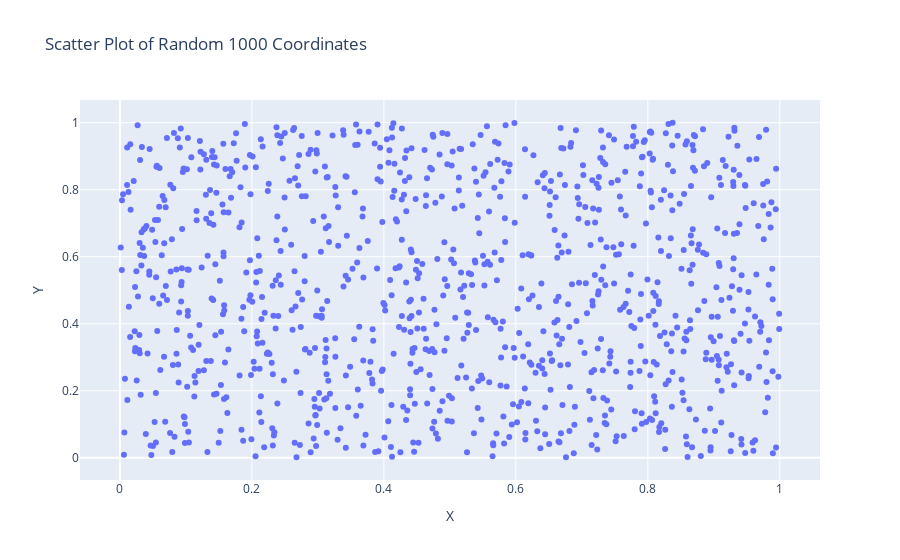

The code cell stored with this chart in its notebook:
### Code cell
import plotly.express as px
import pandas as pd
import numpy as np
x  = np.random.rand(1000)
y = np.random.rand(1000)
df = pd.DataFrame({'X':x,'Y':y})

fig = px.scatter(df,x='X',y='Y', title='Scatter Plot of Random 1000 Coordinates')
fig.show()

### Figure 1 — Plotly figure (JSON) as saved in the notebook; plotly's stock layout.template omitted (floating-point values rounded to 4 significant figures; data arrays with more than 128 entries replaced by an {"elided": "..."} marker saying what was removed)
{"data": [{"hovertemplate": "X=%{x}<br>Y=%{y}<extra></extra>", "legendgroup": "", "marker": {"color": "#636efa", "symbol": "circle"}, "mode": "markers", "name": "", "orientation": "v", "showlegend": false, "type": "scatter", "x": {"elided": "1000 float values"}, "xaxis": "x", "y": {"elided": "1000 float values"}, "yaxis": "y"}], "layout": {"legend": {"tracegroupgap": 0}, "title": {"text": "Scatter Plot of Random 1000 Coordinates"}, "xaxis": {"anchor": "y", "domain": [0, 1], "title": {"text": "X"}}, "yaxis": {"anchor": "x", "domain": [0, 1], "title": {"text": "Y"}}}}
